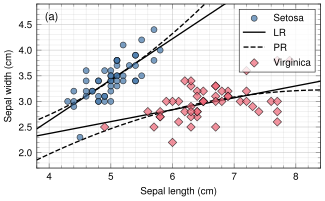

Reproduce this figure in Python.
# This is the exact same code as plots-gallery/regresfigure.py, but with a default
# ratio so that it looks nice as a thumbnail. Oh yes this is supposed to the thumbnail
# for pub_style.

import numpy as np
import pub_style
from sklearn.linear_model import LinearRegression
from sklearn.preprocessing import PolynomialFeatures
from sklearn.datasets import load_iris

iris_data = load_iris()
X_data = iris_data.data
y_target = iris_data.target

feature_names = iris_data.feature_names
target_names = iris_data.target_names

x_col = 0
y_col = 1

polynomial_degree = 2

datasets_to_plot = ["setosa", "virginica"]

pub_style.use()
fig, ax = pub_style.new_figure(minor_ticks=True, despine=False)

ax.set_xlabel(f"{feature_names[x_col].capitalize()}")
ax.set_ylabel(f"{feature_names[y_col].capitalize()}")

# ax.grid(True, which="major", linestyle="-", linewidth=0.5, alpha=0.6)
# ax.grid(True, which="minor", linestyle="-", linewidth=0.4, alpha=0.3)
# ax.set_axisbelow(True)
pub_style.griddify() # griddify does all of the above!

markers = ['o', 's', 'D']

# # And the colour for the lines (regressions):
# regression_color = "#8a8a8a"  # <-- neutral grey
regression_color = 'k'
# regression_color = '#7f9fa1' # <-- greyish seafoam

# # Plotting in a loop for each dataset:
all_data_x_to_plot = []
all_data_y_to_plot = []
regression_flag = 0  # control plotting of regression labels
for class_name in datasets_to_plot:
    class_index = list(target_names).index(class_name)  # Get correct label
    class_mask = y_target == class_index
    data_x = X_data[class_mask, x_col].reshape(-1, 1)
    data_y = X_data[class_mask, y_col]

    # Scatter plot:
    ax.scatter(
        data_x,
        data_y,
        label=class_name.capitalize(),
        s=20,
        # color = dataset_colors[class_index],
        # edgecolors=dataset_line_colors[class_index],
        edgecolors='k',
        marker=markers[class_index],
        # linewidths = 1.5,
        zorder=3,
        alpha=0.7,
    )

    # Linear regression:
    lin_model = LinearRegression().fit(data_x, data_y)
    x_range = np.linspace(data_x.min() - 2.0, data_x.max() + 2.0, 100).reshape(-1, 1)
    y_pred_linear = lin_model.predict(x_range)
    ax.plot(
        x_range,
        y_pred_linear,
        label="LR" if regression_flag == 0 else "_nolegend_",
        # linewidth = 2.6,
        color=regression_color,
        zorder=2,  # use the z-order to force scatter to be displayed over lines
    )

    # Polynomial regression:
    poly = PolynomialFeatures(polynomial_degree)
    data_x_poly = poly.fit_transform(data_x)
    poly_model = LinearRegression().fit(data_x_poly, data_y)
    x_range_poly = poly.transform(x_range)
    y_pred_poly = poly_model.predict(x_range_poly)
    ax.plot(
        x_range,
        y_pred_poly,
        label="PR" if regression_flag == 0 else "_nolegend_",
        # linewidth = 2.6,
        color=regression_color,
        linestyle="--",
        zorder=2,
    )

    # Tracking which data we plot to adjust plotting limits later:
    all_data_x_to_plot.extend(data_x)
    all_data_y_to_plot.extend(data_y)

    regression_flag += 1

# After the loop, replace ax.margins(0) with:
x_min, x_max = np.min(all_data_x_to_plot), np.max(all_data_x_to_plot)
y_min, y_max = np.min(all_data_y_to_plot), np.max(all_data_y_to_plot)

ax.set_xlim(x_min - 0.5, x_max + 0.5)
ax.set_ylim(y_min - 0.5, y_max + 0.5)
ax.legend()

pub_style.label_panels(ax)
fig.savefig("pub-thumbs/fryingpan.svg")
